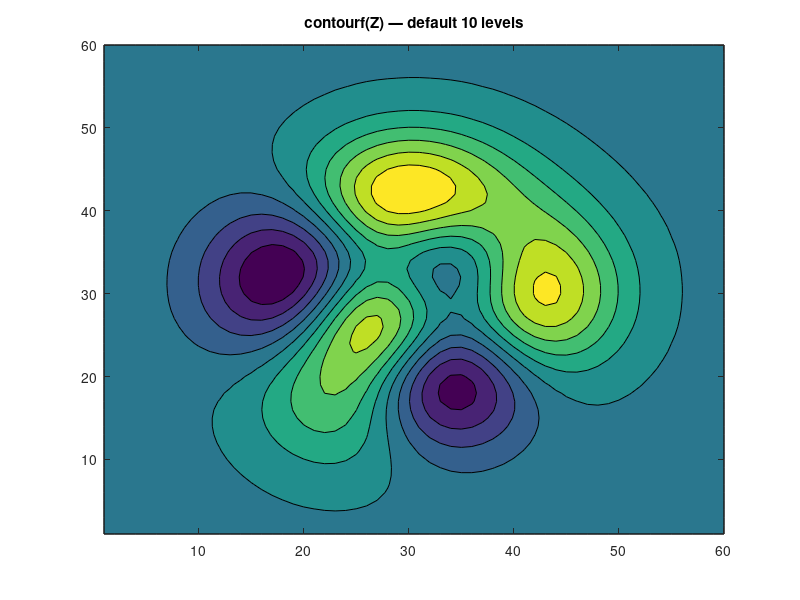
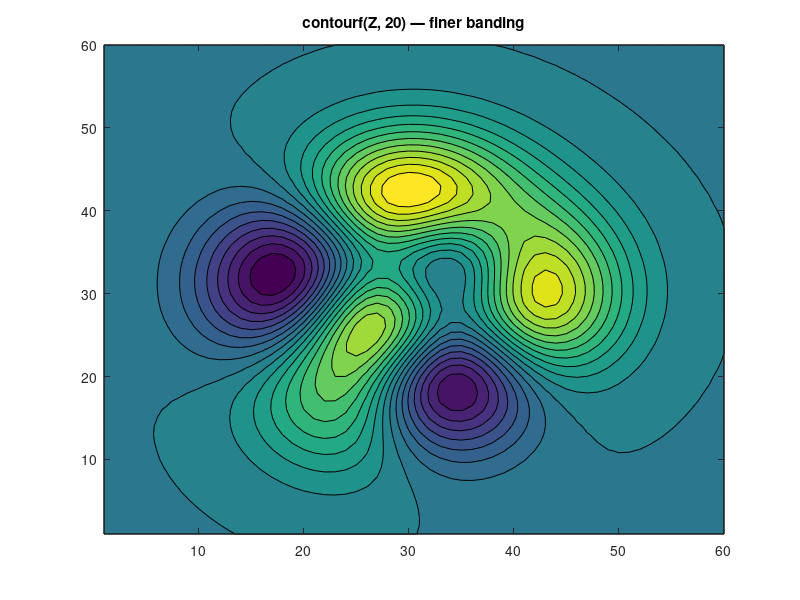
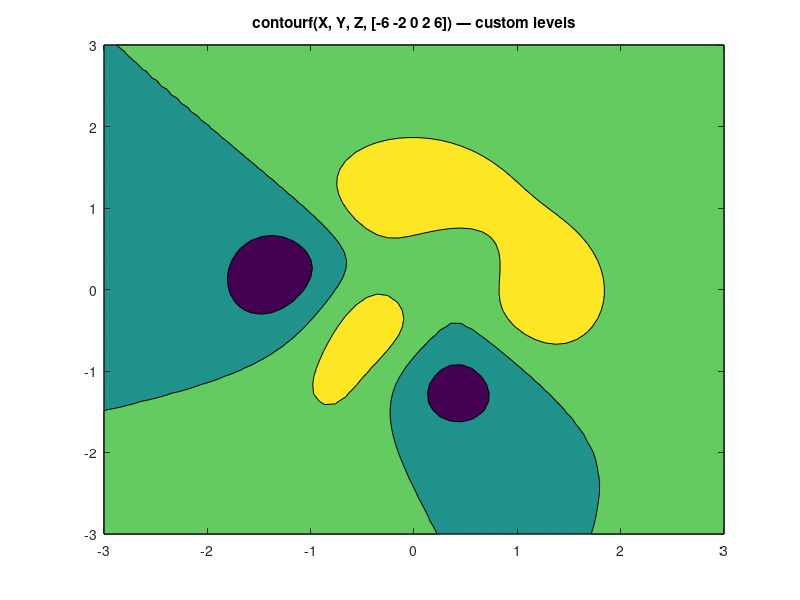

Recreate these plots in MATLAB, in order.
% contourf — Filled Contour Bands
%
% contourf is contour's sibling that paints each band between two
% adjacent isolevels. Uses an HSL ramp from blue (data min) to red
% (data max).



clear
close all

% Classic "peaks"-like function on a 60×60 grid.
[X, Y] = meshgrid(linspace(-3, 3, 60));
% Pre-calculate squared terms to avoid AST depth/scratch memory limits in NK engine
X2 = X.^2;
Y2 = Y.^2;
Z = 3 * (1 - X).^2 .* exp(-X2 - (Y + 1).^2) ...
  - 10 * (X/5 - X.*X2 - Y.*Y2) .* exp(-X2 - Y2) ...
  - exp(-(X + 1).^2 - Y2) / 3;

figure;
contourf(Z);
title('contourf(Z) — default 10 levels');

figure;
contourf(Z, 20);
title('contourf(Z, 20) — finer banding');

% Explicit X / Y grid.
figure;
contourf(X, Y, Z, [-6 -2 0 2 6]);
title('contourf(X, Y, Z, [-6 -2 0 2 6]) — custom levels');

fprintf('contourf demo: peaks-like surface with three banding densities\n');
